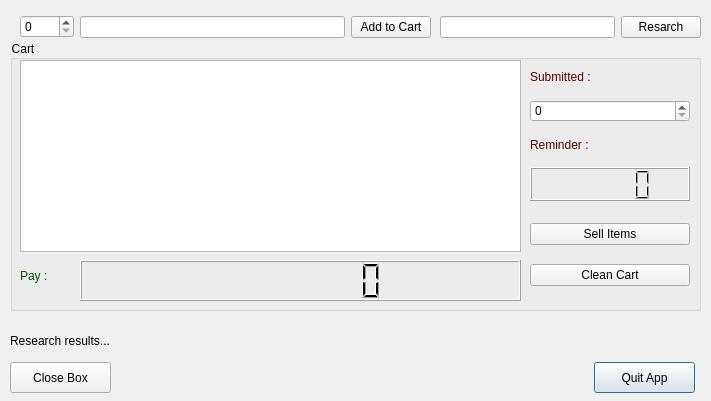
<?xml version="1.0" encoding="UTF-8"?>
<ui version="4.0">
 <class>DialogSale</class>
 <widget class="QDialog" name="DialogSale">
  <property name="geometry">
   <rect>
    <x>0</x>
    <y>0</y>
    <width>711</width>
    <height>401</height>
   </rect>
  </property>
  <property name="windowTitle">
   <string>Sellings Interface</string>
  </property>
  <widget class="QPushButton" name="quit">
   <property name="geometry">
    <rect>
     <x>594</x>
     <y>362</y>
     <width>101</width>
     <height>31</height>
    </rect>
   </property>
   <property name="styleSheet">
    <string notr="true">font: 75 12pt &quot;Bell MT&quot;;</string>
   </property>
   <property name="text">
    <string>Quit App</string>
   </property>
  </widget>
  <widget class="QPushButton" name="close">
   <property name="geometry">
    <rect>
     <x>10</x>
     <y>362</y>
     <width>101</width>
     <height>31</height>
    </rect>
   </property>
   <property name="styleSheet">
    <string notr="true">font: 75 12pt &quot;Bell MT&quot;;</string>
   </property>
   <property name="text">
    <string>Close Box</string>
   </property>
  </widget>
  <widget class="QWidget" name="horizontalLayoutWidget">
   <property name="geometry">
    <rect>
     <x>440</x>
     <y>10</y>
     <width>261</width>
     <height>34</height>
    </rect>
   </property>
   <layout class="QHBoxLayout" name="horizontalLayout">
    <item>
     <widget class="QLineEdit" name="searchEdit">
      <property name="styleSheet">
       <string notr="true">font: 75 12pt &quot;Courier New&quot;;</string>
      </property>
     </widget>
    </item>
    <item>
     <widget class="QPushButton" name="research">
      <property name="styleSheet">
       <string notr="true">font: 75 12pt &quot;Bell MT&quot;;</string>
      </property>
      <property name="text">
       <string>Resarch</string>
      </property>
     </widget>
    </item>
   </layout>
  </widget>
  <widget class="QWidget" name="horizontalLayoutWidget_2">
   <property name="geometry">
    <rect>
     <x>20</x>
     <y>10</y>
     <width>411</width>
     <height>34</height>
    </rect>
   </property>
   <layout class="QHBoxLayout" name="horizontalLayout_2">
    <item>
     <widget class="QSpinBox" name="qty">
      <property name="styleSheet">
       <string notr="true">font: 75 12pt &quot;Courier New&quot;;</string>
      </property>
      <property name="maximum">
       <number>9999</number>
      </property>
     </widget>
    </item>
    <item>
     <widget class="QLineEdit" name="designation">
      <property name="styleSheet">
       <string notr="true">font: 75 12pt &quot;Courier New&quot;;</string>
      </property>
     </widget>
    </item>
    <item>
     <widget class="QPushButton" name="add">
      <property name="styleSheet">
       <string notr="true">font: 75 12pt &quot;Bell MT&quot;;</string>
      </property>
      <property name="text">
       <string>Add to Cart</string>
      </property>
     </widget>
    </item>
   </layout>
  </widget>
  <widget class="QGroupBox" name="groupBox">
   <property name="geometry">
    <rect>
     <x>10</x>
     <y>40</y>
     <width>691</width>
     <height>271</height>
    </rect>
   </property>
   <property name="styleSheet">
    <string notr="true">font: 57 12pt &quot;Engravers MT&quot;;
color: rgb(0, 1, 9);</string>
   </property>
   <property name="title">
    <string>Cart</string>
   </property>
   <widget class="QTableWidget" name="tableWidget">
    <property name="geometry">
     <rect>
      <x>10</x>
      <y>20</y>
      <width>501</width>
      <height>192</height>
     </rect>
    </property>
   </widget>
   <widget class="QLCDNumber" name="lcdNumber">
    <property name="geometry">
     <rect>
      <x>70</x>
      <y>220</y>
      <width>441</width>
      <height>41</height>
     </rect>
    </property>
    <property name="digitCount">
     <number>8</number>
    </property>
   </widget>
   <widget class="QWidget" name="verticalLayoutWidget">
    <property name="geometry">
     <rect>
      <x>520</x>
      <y>170</y>
      <width>160</width>
      <height>91</height>
     </rect>
    </property>
    <layout class="QVBoxLayout" name="verticalLayout">
     <item>
      <widget class="QPushButton" name="pushButton">
       <property name="styleSheet">
        <string notr="true">font: 75 12pt &quot;Bell MT&quot;;</string>
       </property>
       <property name="text">
        <string>Sell Items</string>
       </property>
      </widget>
     </item>
     <item>
      <widget class="QPushButton" name="pushButton_2">
       <property name="styleSheet">
        <string notr="true">font: 75 12pt &quot;Bell MT&quot;;</string>
       </property>
       <property name="text">
        <string>Clean Cart</string>
       </property>
      </widget>
     </item>
    </layout>
   </widget>
   <widget class="QWidget" name="verticalLayoutWidget_2">
    <property name="geometry">
     <rect>
      <x>520</x>
      <y>20</y>
      <width>160</width>
      <height>141</height>
     </rect>
    </property>
    <layout class="QVBoxLayout" name="verticalLayout_2">
     <item>
      <widget class="QLabel" name="label">
       <property name="styleSheet">
        <string notr="true">font: 75 12pt &quot;Bell MT&quot;;
color: rgb(85, 0, 0);</string>
       </property>
       <property name="text">
        <string>Submitted :</string>
       </property>
      </widget>
     </item>
     <item>
      <widget class="QSpinBox" name="spinBox">
       <property name="maximum">
        <number>99999999</number>
       </property>
      </widget>
     </item>
     <item>
      <widget class="QLabel" name="label_2">
       <property name="styleSheet">
        <string notr="true">font: 75 12pt &quot;Bell MT&quot;;
color: rgb(85, 0, 0);</string>
       </property>
       <property name="text">
        <string>Reminder :</string>
       </property>
      </widget>
     </item>
     <item>
      <widget class="QLCDNumber" name="lcdNumber_2">
       <property name="digitCount">
        <number>5</number>
       </property>
      </widget>
     </item>
    </layout>
   </widget>
   <widget class="QLabel" name="label_4">
    <property name="geometry">
     <rect>
      <x>10</x>
      <y>220</y>
      <width>61</width>
      <height>31</height>
     </rect>
    </property>
    <property name="styleSheet">
     <string notr="true">color: rgb(0, 85, 0);
font: 75 18pt &quot;Bell MT&quot;;</string>
    </property>
    <property name="text">
     <string>Pay :</string>
    </property>
   </widget>
  </widget>
  <widget class="QLabel" name="label_3">
   <property name="geometry">
    <rect>
     <x>10</x>
     <y>320</y>
     <width>691</width>
     <height>41</height>
    </rect>
   </property>
   <property name="styleSheet">
    <string notr="true">font: 12pt &quot;Eras Demi ITC&quot;;</string>
   </property>
   <property name="text">
    <string>Research results...</string>
   </property>
  </widget>
 </widget>
 <resources/>
 <connections>
  <connection>
   <sender>close</sender>
   <signal>clicked()</signal>
   <receiver>DialogSale</receiver>
   <slot>close()</slot>
   <hints>
    <hint type="sourcelabel">
     <x>56</x>
     <y>385</y>
    </hint>
    <hint type="destinationlabel">
     <x>117</x>
     <y>282</y>
    </hint>
   </hints>
  </connection>
 </connections>
</ui>
